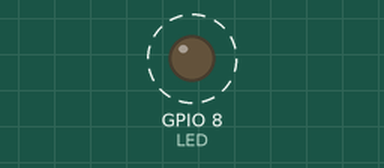
Bench run of a sketch on a simulated ESP32-C3. Parts: output pins drawn as LEDs (lit = HIGH). Dashed ring = blinking. What the sketch prints to the serial monitor is not drawn.

Above: at 1.0 s.
Timing chart, 0 to 5.1 s (numbered marks = the images above):
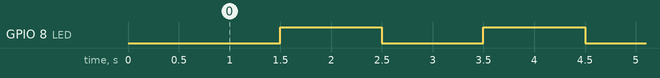

The sketch:

blink.ino
```cpp
#define LED 8

void setup()
{
    Serial.begin(9600);
    delay(500) ;
    pinMode(LED, OUTPUT);
    digitalWrite(LED, LOW);

    Serial.println("Starting blinky");
}


void loop()
{
    Serial.println("Starting blinky");
    digitalWrite(LED, LOW);
    delay(1000);
    digitalWrite(LED, HIGH);
    delay(1000);
}
```

Measured:
- by itself, GPIO 8 (LED): alternates HIGH for 1.0 s and LOW for 1.0 s
